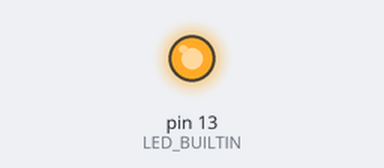
Bench run of a sketch on a simulated Arduino Uno, built with avr-gcc and run on an emulated ATmega328P. Parts: output pins drawn as LEDs (lit = HIGH). MIDI output is not drawn.

Above: at 0.5 s.
At 5.0 s:
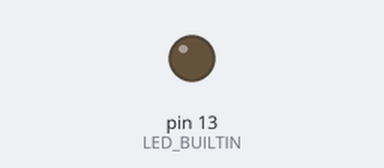
Timing chart, 0 to 6.9 s (numbered marks = the images above):
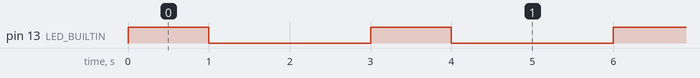

Measured:
- by itself, pin 13 (LED_BUILTIN): alternates HIGH for 1.0 s and LOW for 2.0 s

The sketch:

MIDI-library-softwareserial.ino
```cpp
// Simple tutorial on how to send MIDI message on software serial
// Library https://github.com/FortySevenEffects/arduino_midi_library
// Modified from tutorial by @JeremySCook 6/24/2024

#include <MIDI.h>
#include <SoftwareSerial.h>
using Transport = MIDI_NAMESPACE::SerialMIDI<SoftwareSerial>;
int rxPin = 10; //not actually used here
int txPin = 11;
SoftwareSerial mySerial = SoftwareSerial(rxPin, txPin);
Transport serialMIDI(mySerial);
MIDI_NAMESPACE::MidiInterface<Transport> MIDI((Transport&)serialMIDI);

void setup()
{
    pinMode(LED_BUILTIN, OUTPUT);
    MIDI.begin(4);                      // Launch MIDI and listen to channel 4
}

void loop()
{
        digitalWrite(LED_BUILTIN, HIGH);
        MIDI.sendNoteOn(60, 127, 1);    // Send a Note (pitch 42, velo 127 on channel 1)
        delay(1000);		            // Wait for a second
        MIDI.sendNoteOff(60, 0, 1);     // Stop the note
        digitalWrite(LED_BUILTIN, LOW);
        delay(2000);
}
```
